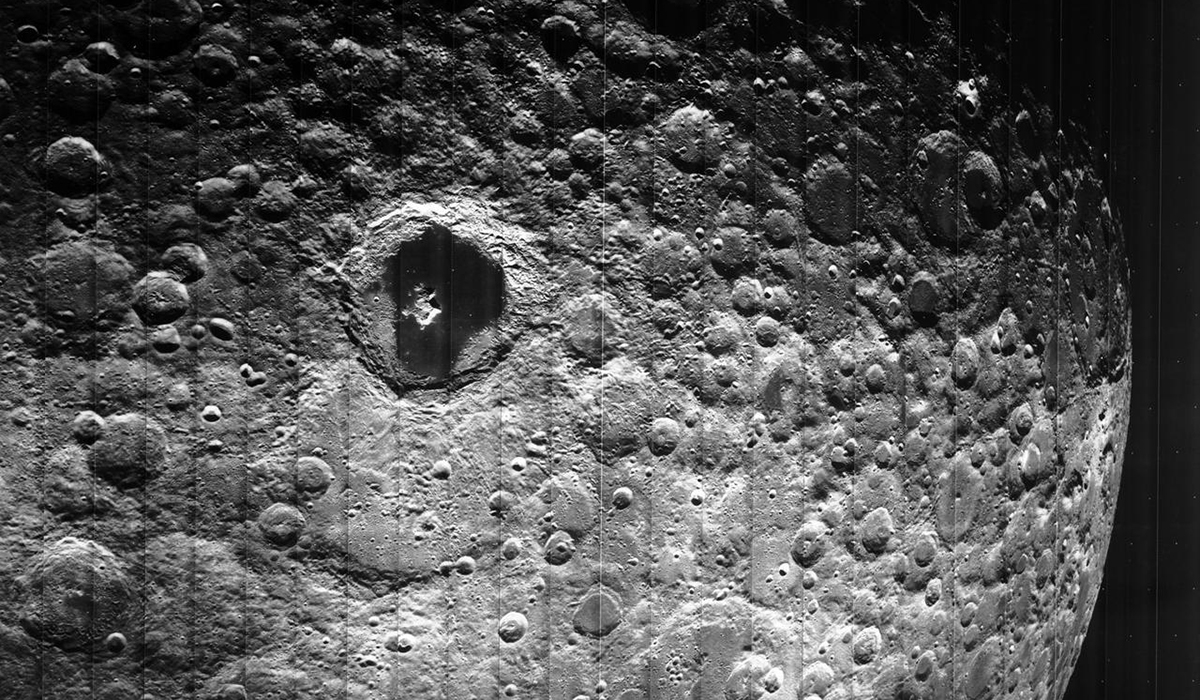
#> input picture week 4/moon.jpg, 1200 x 700 px
$ jupyter execute --allow-errors HerreraOscar_S4CASA_DFT1D_FFT2D.ipynb
#> lines starting #> are read from the running program, lines starting #| are printed output that depends on the picture
EJERCICIO 1: IMPLEMENTACIÓN TRANSFORMADA DISCRETA DE FOURIER

[cell 1]
import numpy as np
import matplotlib.pylab as plt
from scipy.fftpack import fft, fftfreq

# Construcción de la señal
N = 4000 # number of point in the whole interval
f = 200.0 #  frequency in Hz
dt = 1 / (f * 32 ) #32 samples per unit frequency
t = np.linspace( 0, (N-1)*dt, N)
y = np.cos(2 * np.pi * f * t) - 0.4 * np.sin(2 * np.pi * (2*f) * t )+ 0.17*np.sin(2 * np.pi * (15*f) * t )

# 1) implemente de la transformada de fourier discreta
def fourier (tt,yy):
  long=len(tt)
  x=np.zeros(long,dtype=complex)
  for k in range(len(tt)):
    E_1J=np.exp(-1j*2*np.pi*k*np.arange(long)/long)
    Aux=np.dot(yy,E_1J)
    x[k]=Aux
  return x

fft_x=fourier(t,y)
fft_x2=fft(y)
# # 2) Genere el arreglo de las frecuencias (ver documentación de fftfreq):
def frecuencias(nn,dd):
  if nn%2 == 0:
      w1=np.linspace(0,nn/2-1,int(nn/2))/(dd*nn)
      w2=-np.linspace(1,nn/2,int(nn/2))/(dd*nn)
  else:
      w1=np.linspace(0,(nn-1)/2,int(nn/2)+1)/(dd*nn)
      w2=-np.linspace((nn-1)/2,1,int(nn/2))/(dd*nn)
  return np.append(w1,w2[::-1])

w1 =frecuencias(N,dt)

w2=fftfreq(N,dt)
#frecuencias(N,1)
# 3) Haga una gráfica comparando método propio con implementación de scipy.fftpack.fft
plt.figure(1)
plt.plot(w1,np.real(fft_x),'b',markersize=1.1,label='propia')
plt.plot(w2,fft_x2,'r',markersize=1,label='numpy')
plt.legend()
plt.xlabel('frecuencia[1/s]')
plt.ylabel('amplitud')
plt.grid()

# fft_x = fft(y) / n # FFT Normalized
# freq = fftfreq(n, dt) # Recuperamos las frecuencias
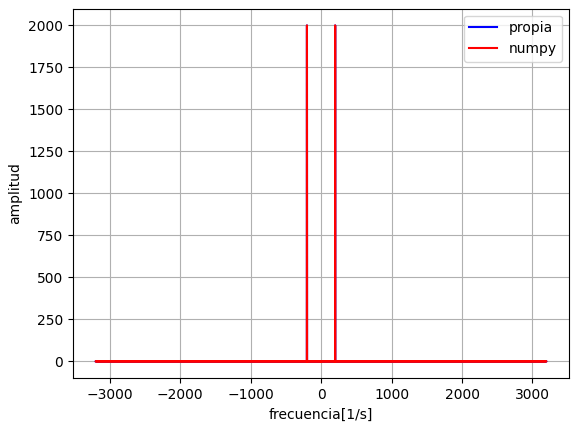
#> figure drawn by matplotlib, 1 panel

EJERCICIO 2: FILTRO DE FOURIER

[cell 2]
import numpy as np
import matplotlib.pylab as plt
from scipy.fftpack import fft, fftfreq

# 1) Almacene los datos de signal.dat. La columna 1 es el tiempo y la columna 2 es su señal f(t).
#Grafique su señal en función del tiempo.
nombre_archivo_1= 'signal.dat'
#> (the rest of this cell did not finish here and is left out)

EJERCICIO 3: FILTROS VIOLIN-TROMPETA (OPCIONAL)

[cell 3]
import numpy as np
import matplotlib.pylab as plt
from scipy.fftpack import fft, fftfreq

# 1) Almacene los datos de violin.wav (use wav.read('violin.wav')).
#Grafique su señal en función del tiempo y guarde dicha gráfica.

# 2) Use fftfreq (BONO si usa su implementación propia) y haga una gráfica de su transformada de fourier en función de las frecuencias.

# 3) Haga un filtro que elimine el pico principal. Grafique su señal filtrada.
#Escuche (OJO con el volumen!) sus datos filtrados.
#Repita lo anterior haciendo un filtro pasaaltos y uno pasabajos.

#NOTA: para el manejo de archivos .wav mire la documentacion de python de input-output en https://docs.scipy.org/doc/scipy-0.14.0/reference/io.html)

# 4) repita lo anterior para trumpet.wav que es la señal correspondiente al sonido de una trompeta tocando la misma nota que el violín del puntos anterior.

EJERCICIO 4: FILTRO RUIDO PERIÓDICO IMAGEN 2D

[cell 4]
import numpy as np
import matplotlib.pylab as plt
from scipy.fftpack import fft,fft2, fftfreq,ifft2
name="moon.jpg"
IMG=plt.imread(name)
#> IMG is the input picture: shape (700, 1200); min 0, max 255, mean 83.6

# 1) Almacene los datos de la imagen (use imread: https://matplotlib.org/stable/api/_as_gen/matplotlib.pyplot.imread.html)

# 2) Use la librería de scipy de transformada de fourier en 2d y la trasnformada inversa
#(https://docs.scipy.org/doc/scipy/reference/generated/scipy.fft.fft2.html)
#para hacer un código que filtre el ruido periodico que tiene la imagen de la luna.

#2a) haga una imagen de la luna para revisar que los datos están bien almacenados
#2b) haga también una imágen de la transformada de foruirer de la imagen
#2c) haga una imagen que muestre las transformada de fourier después del filtro
plt.figure(21)
plt.imshow(IMG,cmap="gray")
FF2=fft2(IMG)
plt.figure(22)
plt.imshow(np.log(np.abs(FF2)),cmap="gray")
# plt.plot(np.real(FF2[:,600]))
# #filtro A
# t=1500000
# FF2[np.real(FF2)>t]=0
a=200
b=400
atenuacion1=0

plt.figure(23)
#filtro
FF2[350-a:350+a,600-b:600+b]=atenuacion1*FF2[350-a:350+a,600-b:600+b]

plt.figure(24)
plt.imshow(np.log(np.abs(FF2)),cmap="gray")
# print(IMG_FILT)
#NOTA: las gráficas que mostré en clase de la transformada de Fourier de la imagen de la luna
#las hice usando los siguientes parámetros en imshow():
#plt.imshow(np.real(Transformadadefourierdelaimagen), cmap=cm.gray, vmin =0, vmax=200.)

#3) haga una gráfica de la imagen filtrada y guárdela en LunaFiltrada.png
IMG_FILT=np.real(ifft2(FF2))
plt.figure(25)
plt.imshow(IMG_FILT,cmap="gray")
plt.savefig("LunaFiltrada.png")
#imagen: https://blogs.3ds.com/simulia/wp-content/uploads/sites/18/2019/07/NASA_Moon.jpg
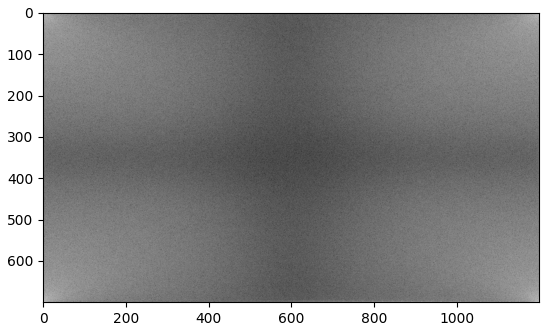
#> figure drawn by matplotlib, 1 panel
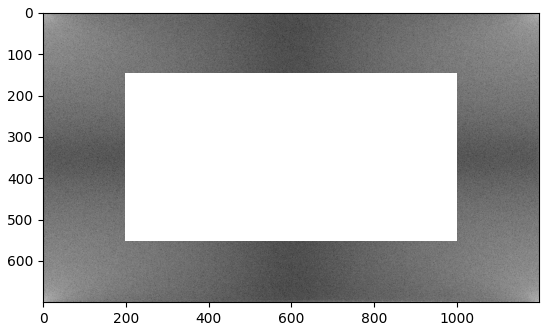
#> figure drawn by matplotlib, 1 panel

$ run again, with week 4/LunaFiltrada.png saved as week 4/moon.jpg
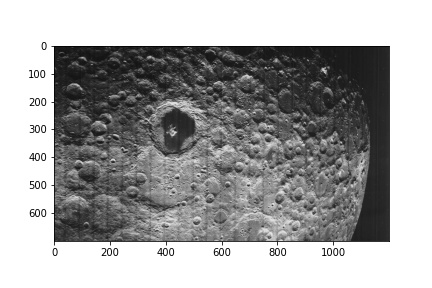
#> input picture week 4/LunaFiltrada.png, 432 x 288 px
#> IMG is the input picture: shape (288, 432, 3); min 0, max 255, mean 165.6
#> `IMG_FILT=np.real(ifft2(FF2))`:
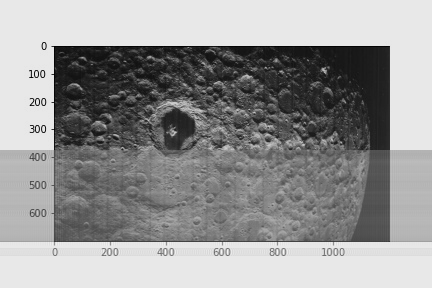
#> IMG_FILT: shape (288, 432, 3) float64; min -1.05e-14, max 279.4, mean 165.6; drawn with min black and max white
#> `[cell 4] import numpy as np import matplotlib.pylab as plt from scipy...`:
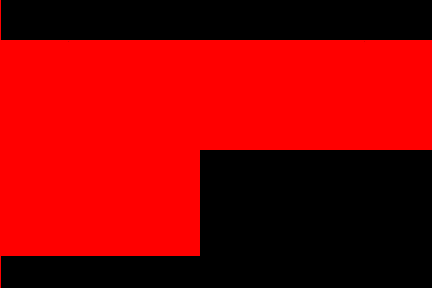
#> shown: shape (288, 432, 3) float64; mean R, G, B 0.553, 0, 0
